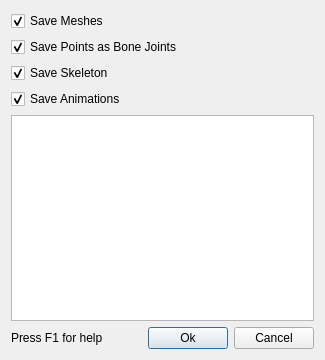
<?xml version="1.0" encoding="UTF-8"?>
<ui version="4.0">
 <class>IqePromptBase</class>
 <widget class="QDialog" name="IqePromptBase">
  <property name="geometry">
   <rect>
    <x>0</x>
    <y>0</y>
    <width>325</width>
    <height>360</height>
   </rect>
  </property>
  <property name="windowTitle">
   <string>IQE Filter Options</string>
  </property>
  <layout class="QVBoxLayout">
   <item>
    <widget class="QCheckBox" name="m_saveMeshes">
     <property name="text">
      <string>Save Meshes</string>
     </property>
     <property name="checked">
      <bool>true</bool>
     </property>
    </widget>
   </item>
   <item>
    <widget class="QCheckBox" name="m_savePointsJoint">
     <property name="text">
      <string>Save Points as Bone Joints</string>
     </property>
     <property name="checked">
      <bool>true</bool>
     </property>
    </widget>
   </item>
   <item>
    <widget class="QCheckBox" name="m_saveSkeleton">
     <property name="text">
      <string>Save Skeleton</string>
     </property>
     <property name="checked">
      <bool>true</bool>
     </property>
    </widget>
   </item>
   <item>
    <widget class="QCheckBox" name="m_saveAnimations">
     <property name="text">
      <string>Save Animations</string>
     </property>
     <property name="checked">
      <bool>true</bool>
     </property>
    </widget>
   </item>
   <item>
    <widget class="QListWidget" name="m_animList">
     <property name="selectionMode">
      <enum>QAbstractItemView::ExtendedSelection</enum>
     </property>
    </widget>
   </item>
   <item>
    <layout class="QHBoxLayout">
     <property name="leftMargin">
      <number>0</number>
     </property>
     <property name="topMargin">
      <number>0</number>
     </property>
     <property name="rightMargin">
      <number>0</number>
     </property>
     <property name="bottomMargin">
      <number>0</number>
     </property>
     <item>
      <widget class="QLabel" name="textLabel1">
       <property name="text">
        <string>Press F1 for help</string>
       </property>
       <property name="wordWrap">
        <bool>false</bool>
       </property>
      </widget>
     </item>
     <item>
      <spacer name="spacer1">
       <property name="orientation">
        <enum>Qt::Horizontal</enum>
       </property>
       <property name="sizeType">
        <enum>QSizePolicy::Expanding</enum>
       </property>
       <property name="sizeHint" stdset="0">
        <size>
         <width>91</width>
         <height>21</height>
        </size>
       </property>
      </spacer>
     </item>
     <item>
      <widget class="QPushButton" name="m_okButton">
       <property name="text">
        <string>Ok</string>
       </property>
       <property name="default">
        <bool>true</bool>
       </property>
      </widget>
     </item>
     <item>
      <widget class="QPushButton" name="m_cancelButton">
       <property name="text">
        <string>Cancel</string>
       </property>
      </widget>
     </item>
    </layout>
   </item>
  </layout>
 </widget>
 <layoutdefault spacing="6" margin="11"/>
 <tabstops>
  <tabstop>m_saveMeshes</tabstop>
  <tabstop>m_savePointsJoint</tabstop>
  <tabstop>m_saveSkeleton</tabstop>
  <tabstop>m_saveAnimations</tabstop>
  <tabstop>m_animList</tabstop>
  <tabstop>m_okButton</tabstop>
  <tabstop>m_cancelButton</tabstop>
 </tabstops>
 <resources/>
 <connections>
  <connection>
   <sender>m_okButton</sender>
   <signal>clicked()</signal>
   <receiver>IqePromptBase</receiver>
   <slot>accept()</slot>
   <hints>
    <hint type="sourcelabel">
     <x>20</x>
     <y>20</y>
    </hint>
    <hint type="destinationlabel">
     <x>20</x>
     <y>20</y>
    </hint>
   </hints>
  </connection>
  <connection>
   <sender>m_cancelButton</sender>
   <signal>clicked()</signal>
   <receiver>IqePromptBase</receiver>
   <slot>reject()</slot>
   <hints>
    <hint type="sourcelabel">
     <x>20</x>
     <y>20</y>
    </hint>
    <hint type="destinationlabel">
     <x>20</x>
     <y>20</y>
    </hint>
   </hints>
  </connection>
 </connections>
</ui>
